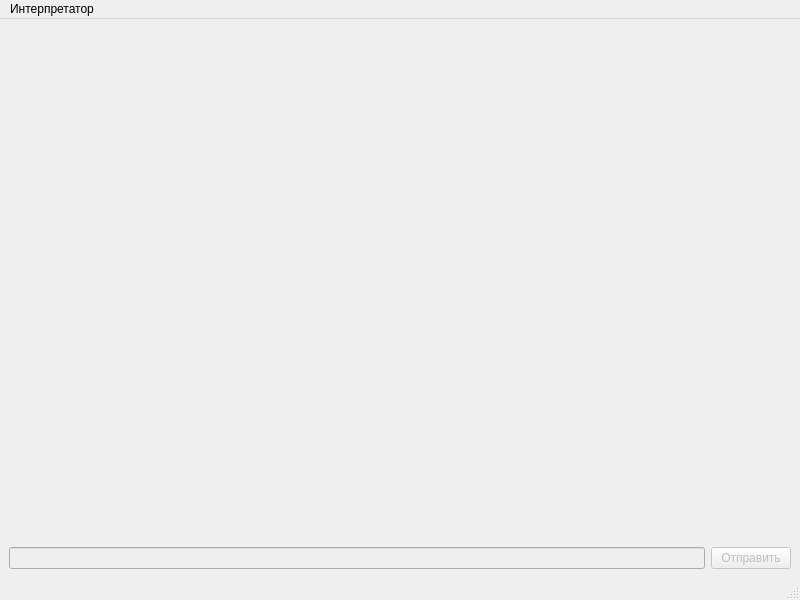
<?xml version="1.0" encoding="UTF-8"?>
<ui version="4.0">
 <class>InterpretatorWidget</class>
 <widget class="QMainWindow" name="InterpretatorWidget">
  <property name="geometry">
   <rect>
    <x>0</x>
    <y>0</y>
    <width>800</width>
    <height>600</height>
   </rect>
  </property>
  <property name="windowTitle">
   <string>MainWindow</string>
  </property>
  <widget class="QWidget" name="centralwidget">
   <layout class="QVBoxLayout" name="verticalLayout" stretch="3,1">
    <item>
     <widget class="QLabel" name="output">
      <property name="autoFillBackground">
       <bool>true</bool>
      </property>
      <property name="text">
       <string/>
      </property>
      <property name="alignment">
       <set>Qt::AlignLeading|Qt::AlignLeft|Qt::AlignTop</set>
      </property>
     </widget>
    </item>
    <item>
     <layout class="QHBoxLayout" name="horizontalLayout">
      <item>
       <widget class="QLineEdit" name="input">
        <property name="enabled">
         <bool>false</bool>
        </property>
       </widget>
      </item>
      <item>
       <widget class="QPushButton" name="pushButton">
        <property name="enabled">
         <bool>false</bool>
        </property>
        <property name="text">
         <string>Отправить</string>
        </property>
       </widget>
      </item>
     </layout>
    </item>
   </layout>
  </widget>
  <widget class="QMenuBar" name="menubar">
   <property name="geometry">
    <rect>
     <x>0</x>
     <y>0</y>
     <width>800</width>
     <height>25</height>
    </rect>
   </property>
   <widget class="QMenu" name="menu">
    <property name="title">
     <string>Интерпретатор</string>
    </property>
    <addaction name="start"/>
    <addaction name="stop"/>
   </widget>
   <addaction name="menu"/>
  </widget>
  <widget class="QStatusBar" name="statusbar"/>
  <action name="start">
   <property name="enabled">
    <bool>true</bool>
   </property>
   <property name="text">
    <string>Запуск</string>
   </property>
  </action>
  <action name="stop">
   <property name="enabled">
    <bool>false</bool>
   </property>
   <property name="text">
    <string>Остановка</string>
   </property>
  </action>
 </widget>
 <resources/>
 <connections/>
</ui>
